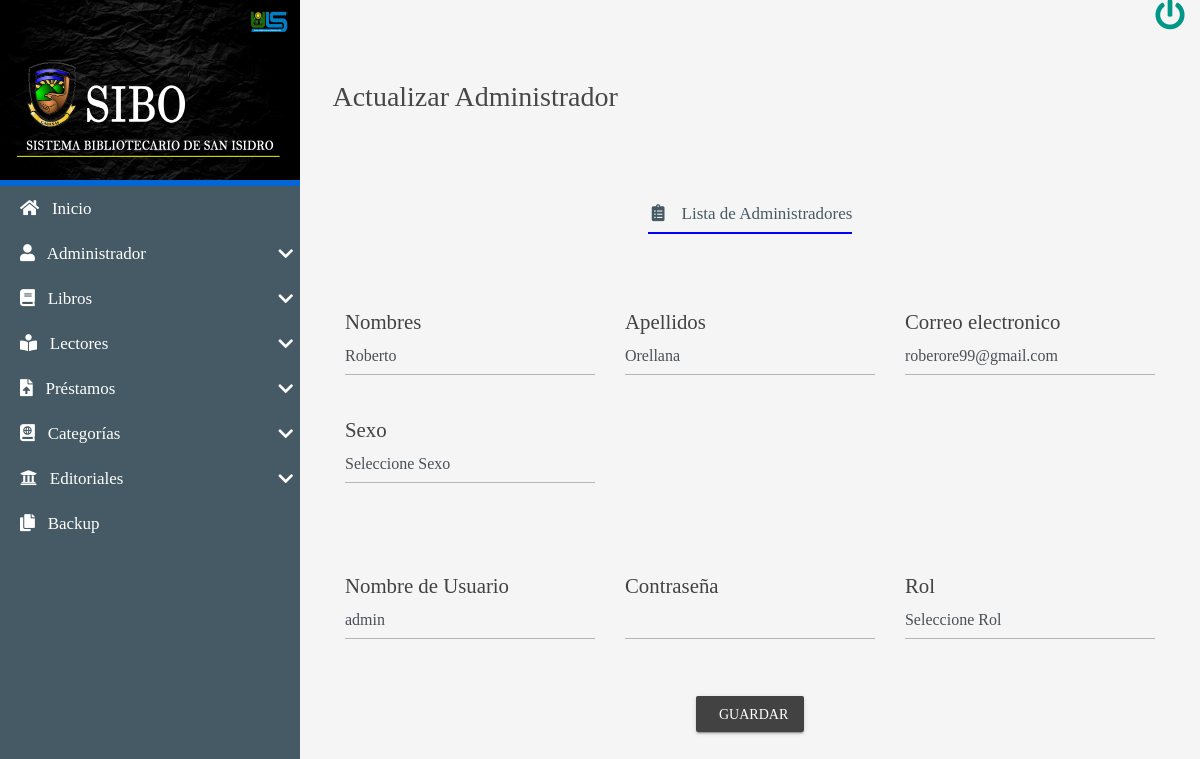
The app's page /CRUD/UPDATE/ActualizarAdmin.php?id=1 (signed in) with its own data.
### tables this page shows
CREATE TABLE `administradores` (
  `idAdmin` int(8) NOT NULL,
  `DUI` varchar(10) NOT NULL,
  `adminNombre` varchar(250) NOT NULL,
  `adminApellido` varchar(250) NOT NULL,
  `sexo` varchar(15) NOT NULL,
  `email` varchar(100) NOT NULL,
  `fechaRegistro` date NOT NULL DEFAULT current_timestamp(),
  `usuario` varchar(45) NOT NULL,
  `contraseña` varchar(45) NOT NULL,
  `rol` int(8) NOT NULL
);

### CRUD/UPDATE/ActualizarAdmin.php (the view, shortened to what this page needs)
<?php
include'../../BD/conexionBD.php';
$iduser=$_REQUEST['id'];
$sql=mysqli_query($mysqli,"SELECT * FROM administradores  where idAdmin=$iduser");
$result_sql=mysqli_num_rows($sql);
if ($result_sql==0) {
   header('Location:../READ/ListAdmin.php');
}else{
    while ($data=mysqli_fetch_array($sql)) {
    	$nombrer=$data['adminNombre'];
    	$apellidor=$data['adminApellido'];
    	$correor=$data['email'];
    	$usuarior=$data['usuario'];
    }
}
 ?>
<html lang="es">
<head>
	<?php
	include'../../INCLUDES/link2.php';
	?>
</head>
<body>
	<main class="full-box main-container">
		<section class="full-box nav-lateral">
            <div class="full-box nav-lateral-content">
             <img src="../../assets/img/LOGO.png" height="180px" width="300px">
                <div class="full-box nav-lateral-bar"></div>
            <div class="full-box nav-lateral-bar"></div>
                <nav class="full-box nav-lateral-menu">
                     <ul>
                        <li>
                        <a href="../../system/index.php"><i class="fas fa-home"></i>
                        &nbsp; Inicio</a>
                        </li>
                    <?php
                    if ($_SESSION['rol'] <2) {
                        ?>
                            <li>
                            <a href="#" class="nav-btn-submenu"><i class="fas fa-user"></i>
                            &nbsp; Administrador <i class="fas fa-chevron-down"></i></a>
                        </li>
                     <?php } ?>
                        <li>
                            <a href="#" class="nav-btn-submenu"><i class="fas fa-book"></i>
                            &nbsp; Libros <i class="fas fa-chevron-down"></i></a>
                        </li>
                         <?php
                    if ($_SESSION['rol'] <=2) {
                        ?>
                    <li>
                            <a href="#" class="nav-btn-submenu"><i class="fas fa-book-reader"></i>
                             &nbsp; Lectores <i class="fas fa-chevron-down"></i></a>
                        </li>
                        <li>
                            <a href="#" class="nav-btn-submenu"><i class="fas fa-file-upload"></i>
                               &nbsp; Préstamos <i class="fas fa-chevron-down"></i></a>
                        </li>
                         <?php } ?>
                        <li>
                            <a href="#" class="nav-btn-submenu"><i class="fas fa-atlas"></i>
                             &nbsp; Categorías <i class="fas fa-chevron-down"></i></a>
                        </li>
                        <li>
                            <a href="#" class="nav-btn-submenu"><i class="fas fa-university"></i>
                             &nbsp; Editoriales <i class="fas fa-chevron-down"></i></a>
                        </li>
                         <?php
                    if ($_SESSION['rol'] <2) {
                        ?>
                     <li>
                        <a href="../../backupDB/descarga.php"><i class="fas fa-copy"></i>
                        &nbsp; Backup</a>
                        </li>
                         <?php } ?>
                    </ul>
                </nav>
            </div>
        </section>
		<section class="full-box page-content">
			<nav class="full-box navbar-info">
				<a href="../../system/salir.php" class="btn-exit">
					<i class="fas fa-power-off"></i>
				</a>
			</nav>
			<div class="full-box page-header">
				<h3 class="text-left">
					 &nbsp; Actualizar Administrador
				</h3>
			</div>
			<div class="container-fluid">
				<ul class="full-box list-unstyled page-nav-tabs">
					<li>
						<a href="../READ/ListaAdmin.php" style="border-color: blue;"><i class="fas fa-clipboard-list fa-fw"></i> &nbsp; Lista de Administradores</a>
					</li>
				</ul>
			</div>
			<div class="container-fluid">
				<form action="" class="form-neon"  method="POST" >
					<fieldset>
						<div class="container-fluid">
							<div class="row">
								<div class="col-12 col-md-4">
									<div class="form-group">
										<label for="adminNombre" class="bmd-label text-dark">Nombres</label><br>
										<input type="text" pattern="[a-zA-ZáéíóúÁÉÍÓÚñÑ ]{1,35}" class="form-control" name="adminNombre" id="adminNombre" value="<?php echo $nombrer; ?>" required>
									</div>
								</div>
								<div class="col-12 col-md-4">
									<div class="form-group">
										<label for="adminApellido" class="bmd-label text-dark">Apellidos</label><br>
										<input type="text" pattern="[a-zA-ZáéíóúÁÉÍÓÚñÑ ]{1,35}" class="form-control" name="adminApellido" id="adminApellido" value="<?php echo $apellidor; ?>" required>
									</div>
								</div>
								<div class="col-12 col-md-4">
									<div class="form-group">
										<label for="email" class="bmd-label text-dark">Correo electronico</label><br>
										<input type="email" class="form-control" name="email" id="email" value="<?php echo $correor; ?>">
									</div>
								</div>
								    <div class="col-12 col-md-4">
                                    <div class="form-group">
                                        <label for="tipoUs" class="bmd-label text-dark">Sexo</label><br>
                                        <select pattern="[a-zA-Z0-9áéíóúÁÉÍÓÚñÑ#- ]{1,150}" class="form-control" name="sexo" id="tipoUs" required>
                                            <option value="" disabled="" selected="">Seleccione Sexo</option>
                                        </select>
                                    </div>
                                </div>
								<div class="col-12 col-md-4">
								</div>
							</div>
						</div>
					</fieldset>
					<br><br>
					<fieldset>
						<div class="container-fluid">
							<div class="row">
								<div class="col-12 col-md-4">
									<div class="form-group">
										<label for="usuario" class="bmd-label text-dark">Nombre de Usuario</label><br>
										<input type="text" pattern="[a-zA-ZáéíóúÁÉÍÓÚñÑ,0-9 ]{1,35}" class="form-control" name="usuario" id="usuario" value="<?php echo $usuarior; ?>" required>
									</div>
								</div>
								<div class="col-12 col-md-4">
									<div class="form-group">
										<label for="contraseña" class="bmd-label text-dark">Contraseña</label><br>
										<input type="password" pattern="[a-zA-ZáéíóúÁÉÍÓÚñÑ, 0-9]{1,35}" class="form-control" name="contraseña" id="contraseña"  required>
									</div>
								</div>
                                <div class="col-12 col-md-4">
                                    <div class="form-group">
                                        <label for="rol" class="bmd-label text-dark">Rol</label><br>
                                        <select  class="form-control" name="rol"  required>
                                           <option value="" disabled="" selected="">Seleccione Rol</option>
                                        </select>
                                    </div>
                                </div>
							</div>
						</div>
					</fieldset>
					<p class="text-center" style="margin-top: 40px;">
						<button type="submit" class="btn btn-raised btn btn-dark"> &nbsp; GUARDAR</button>
					</p>
				</form>
			</div>
		</section>
	</main>
</body>
</html>

### css/all.css (style rules this page uses)
.fa, .fas, .far, .fal, .fab { -moz-osx-font-smoothing: grayscale; -webkit-font-smoothing: antialiased; display: inline-block; font-style: normal; font-variant: normal; text-rendering: auto; line-height: 1; }
.fa-fw { text-align: center; width: 1.25em; }
.fa-atlas:before { content: "\f558"; }
.fa-book:before { content: "\f02d"; }
.fa-book-reader:before { content: "\f5da"; }
.fa-chevron-down:before { content: "\f078"; }
.fa-clipboard-list:before { content: "\f46d"; }
.fa-copy:before { content: "\f0c5"; }
.fa-file-upload:before { content: "\f574"; }
.fa-home:before { content: "\f015"; }
.fa-power-off:before { content: "\f011"; }
.fa-university:before { content: "\f19c"; }
.fa-user:before { content: "\f007"; }
.fa, .fas { font-family: 'Font Awesome 5 Free'; font-weight: 900; }

### css/style.css (style rules this page uses)
:root { --color-one: #F5F5F5; --color-two: #24292E; --color-three: #687279; --color-three: #0366D6; --form-color: #14111A; --accent-color: #3f4340; --accent-color: #455A64; --border-color: #a2e8c5; }
body,html { font-family: 'roboto_condensed_light'; width: 100vw; height: 100vh; background-color: var(--color-one); color: rgba(0, 0, 0, 0.71); font-size: 16px; }
.full-box { margin: 0; padding: 0; box-sizing: border-box; width: 100%; }
.form-neon { padding: 15px; }
.page-header { padding: 30px 20px 60px 20px; }
.page-header > :nth-child(1) { padding-bottom: 7px; }
.page-nav-tabs { display: flex; justify-content: center; flex-wrap: wrap; margin-bottom: 30px; }
.page-nav-tabs li, .page-nav-tabs li a { height: 40px; line-height: 40px; }
.page-nav-tabs li { margin: 5px 20px; }
.page-nav-tabs li a { color: var(--accent-color); font-size: 17px; min-width: 200px; width: auto; display: block; text-align: center; user-select: none; transition: all .2s ease-in-out; border-bottom: 2px solid transparent; }
.main-container { height: 100%; position: absolute; top: 0; left: 0; overflow: hidden; }
.page-content, .nav-lateral { height: 100%; overflow: hidden; }
.page-content { position: relative; padding-left: 300px; transition: all .2s ease-in-out; padding-bottom: 20px; }
.nav-lateral { width: 300px; position: absolute; top: 0; left: 0; z-index: 1; transition: all .2s ease-in-out; background-position: center center; background-size: cover; }
.nav-lateral-content { max-width: 300px; height: 100%; background-color: #455A64; }
.nav-lateral-bar { height: 3px; background-color: var(--color-three); }
.nav-lateral-menu { height: auto; }
.nav-lateral-menu ul { margin: 0; padding: 0; list-style: none; }
.nav-lateral-menu ul li { width: 100%; height: auto; }
.nav-lateral-menu ul li a { display: block; width: 100%; height: 45px; line-height: 45px; text-decoration: none; color: #FFF; font-size: 17px; box-sizing: border-box; padding-left: 20px; transition: all .2s ease-in-out; }
.nav-lateral-menu .fa-chevron-down, .nav-lateral-menu .fa-chevron-up { float: right; height: 45px; line-height: 45px; margin-right: 7px; transition: all .2s ease-in-out; }
.navbar-info { height: 50px; text-align: right; padding-right: 10px; color: aliceblue; }
.navbar-info a { height: 50px; min-width: 40px; text-align: center; line-height: 50px; display: inline-block; transition: all .2s ease-out; user-select: none; font-size: 30px; }

### records on screen
administradores: adminNombre "Roberto", adminApellido "Orellana", email "roberore99@gmail.com", usuario "admin"
